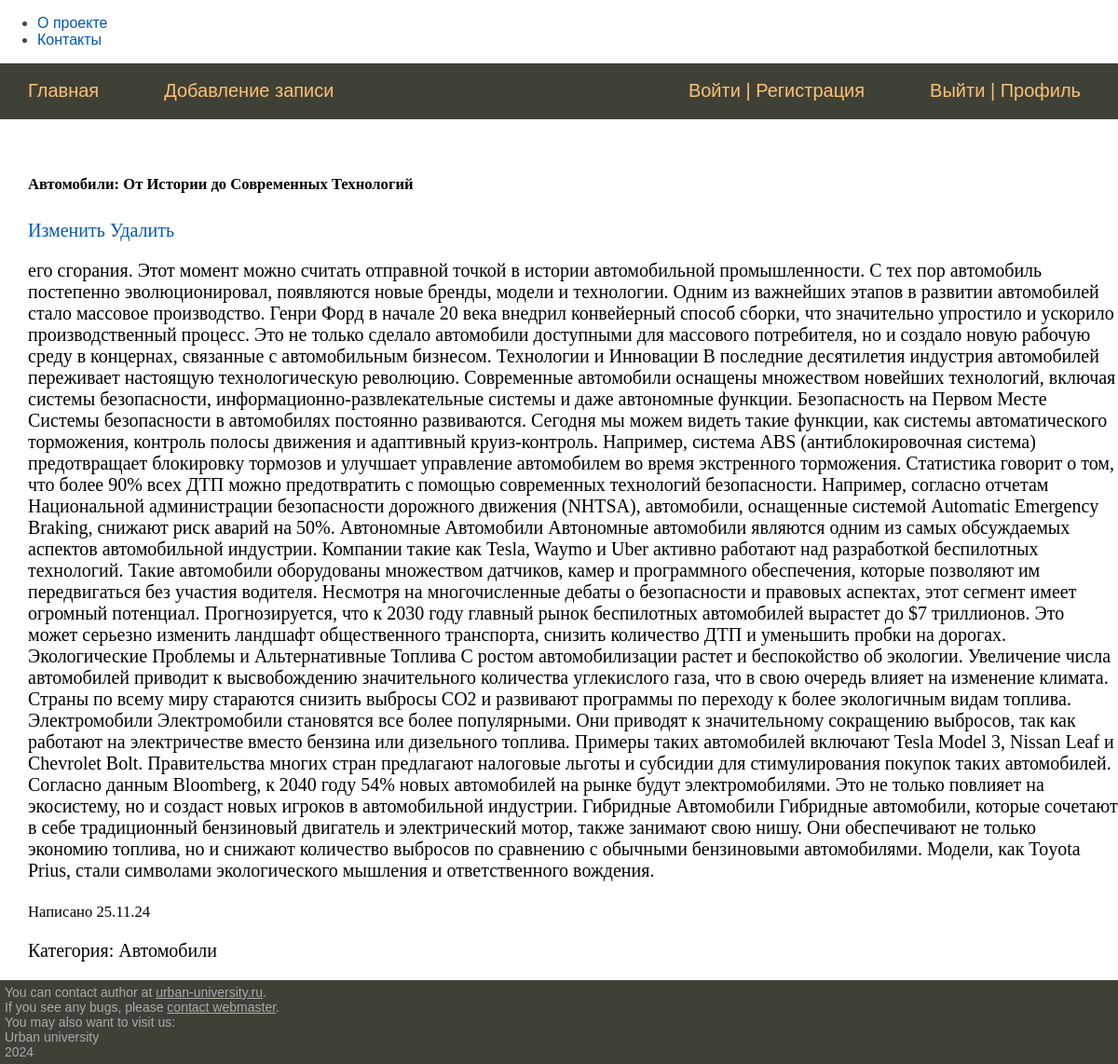
The app's page /post/p/1 with its own data.
### models/post.py (models this page shows)
class Post(Base):
    __tablename__ = 'posts'
    __table_args__ = {'extend_existing': True}
    id = Column(Integer, primary_key=True, index=True)
    title = Column(String(100))
    slug = Column(String, nullable=False)
    content = Column(Text)
    time_create = Column(DateTime, default=datetime.now())
    is_published = Column(Boolean, default=True)
    category_id = Column(Integer, ForeignKey('category.id'), nullable=True, index=True, default=1)
    category = relationship('Category', back_populates='post')

class Category(Base):
    __tablename__ = 'category'
    __table_args__ = {'extend_existing': True}
    id = Column(Integer, primary_key=True, index=True)
    name = Column(String, unique=True)
    post = relationship('Post', back_populates='category')

### routers/posts.py (the view)
@router.get('/p/{id}')
async def get_post(id: int,
                   db: Annotated[Session, Depends(get_db)],
                   request: Request,
                   ):
    post = retreive_post(id=id, db=db)
    if not post:
        raise HTTPException(status_code=status.HTTP_404_NOT_FOUND, detail='Статья не найдена')
    return templates.TemplateResponse('post/post.html',
                                      {'request': request, "post": post})

### templates/post/post.html
{% extends 'base.html' %}
{% block content %}
  <div class="col-6 mx-auto">
    <div class="card my-3">
      <div class="card-body">
        <h5 class="card-title">{{ post.title }}</h5>
         <div class="d-flex">
          <a href="/pages/none" class="btn btn-sm btn-outline-secondary me-2">Изменить</a>
          <a href="/pages/none" class="btn btn-sm btn-outline-danger">Удалить</a>
          </div>
        <p class="card-text">{{ post.content }}</p>
        <p class="card-text"><small class="text-muted">Написано {{ post.time_create.strftime('%d.%m.%y') }}</small></p>
        <p class="card-text">
          Категория: {{ post.category.name }}</a>
        </p>
      </div>
    </div>
</div>
{% endblock %}

### static/css/style.css (style rules this page uses)
html, body { font-family: 'Arial'; margin: 0; padding: 0; height: 100%; width: 100%; color: #444; }
a { color: #0059b2; text-decoration: none; }

### records on screen
Post: title "Автомобили: От Истории до Современных Технологий", content "его сгорания. Этот момент можно считать отправной точкой в истории автомобильной промышленности. С тех пор автомобиль постепенно эволюционировал, появляются новые бренды, модели и технологии. Одним из важнейших этапов в развитии автомобилей стало массовое производство. Генри Форд в начале 20 века внедрил конвейерный способ сборки, что значительно упростило и ускорило производственный процесс. Это не только сделало автомобили доступными для массового потребителя, но и создало новую рабочую среду в концернах, связанные с автомобильным бизнесом. Технологии и Инновации В последние десятилетия индустрия автомобилей переживает настоящую технологическую революцию. Современные автомобили оснащены…", time_create "25.11.24"
Category: category.name "Автомобили"
